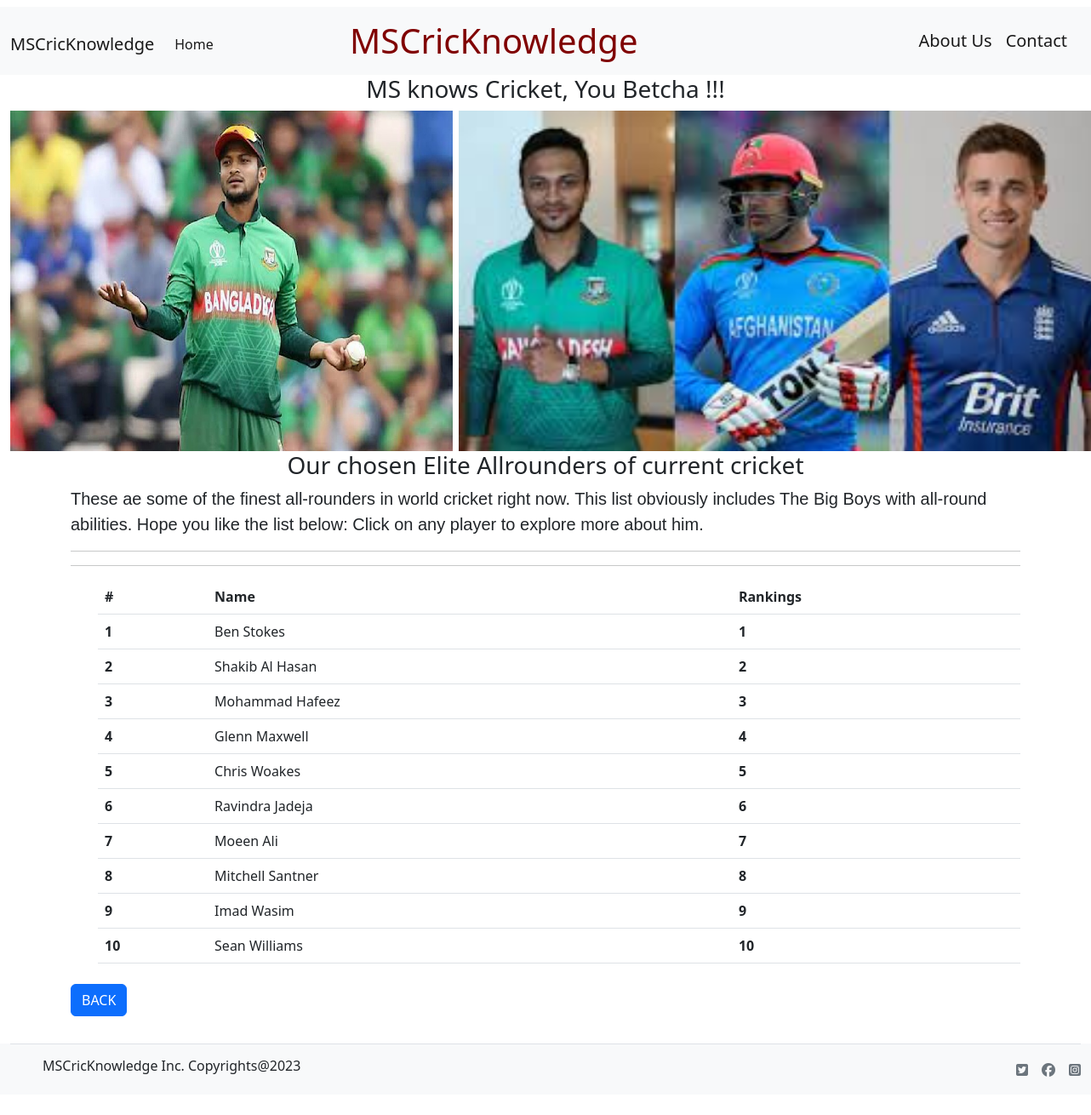
The app's page /statsEliteAllrounders with its own data.
### tables this page shows
CREATE TABLE elite_allrounders (
  id INTEGER NOT NULL PRIMARY KEY AUTOINCREMENT,
  name TEXT NOT NULL,
  country TEXT NOT NULL,
  matches INTEGER NOT NULL,
  runs INTEGER NOT NULL,
  batting_avg REAL NOT NULL,
  wickets INTEGER NOT NULL,
  bowling_avg REAL NOT NULL,
  ranking INTEGER NOT NULL,
  centuries INTEGER NOT NULL,
  fifties INTEGER NOT NULL
);

### main.py (the view)
@app.route('/statsEliteAllrounders')
def statsAR():
    stats = load_eliteARs()
    if not stats:
        return 'Not Found', 404
    else:
        return render_template('statsAR.html', stats=stats)

### main.py (called while the page is built)
def load_eliteARs():
    with engine.connect() as conn:
        statsAR = conn.execute('SELECT * FROM elite_allrounders')
        stats_dict = []
        for stat in statsAR.all():
            stats_dict.append(dict(stat))
        return stats_dict

### templates/statsAR.html (shortened to what this page needs)
{% extends 'base.html' %}
{% block body %}
<div class="container-fluid">
    <div class="row">
        <div class="col-4">
            <img class="img-responsive player-pics1" src="../static/media/eliteARs1.jpg" alt="Allrounders">
        </div>
        <div class="col-8">
            <img class="img-responsive player-pics2" src="../static/media/eliteARs2.jpg" alt="Allrounders">
        </div>
    </div>
    <h3 class="text-center">Our chosen Elite Allrounders of current cricket</h3>
</div>
<div class="container">
    <p class="lead">These ae some of the finest all-rounders in world cricket right now. This list obviously includes The Big Boys with all-round abilities. Hope you like the list below: Click on any player to explore more about him.</p>
    <hr>
    <hr>
    <ul>
        <table class="table">
            <thead>
                <tr>
                    <th scope="col">#</th>
                    <th scope="col">Name</th>
                    <th scope="col">Rankings</th>
                </tr>
            </thead>
            {% for player in stats %}
            <tbody>
                <tr>
                    <th scope="row">{{ loop.index }}</th>
                    <td><a class="navbar-brand" href="/statsEliteAllrounders/{{player.id}}">{{ player.name }}</a></td>
                    <td><b>{{ player.ranking }}</b></td>
                </tr>
            </tbody>
            {% endfor %}
        </table>
    </ul>
    <div class="conatiner">
        <a href="/" type="button" class="btn btn-primary my-2" >BACK</a>
    </div>
</div>
{% endblock %}

### static/css/style.css (style rules this page uses)
body { color: #ebf1f7; }
p { font-family: helvetica; font-weight: 400; }
.player-pics1 { width: 520px; height: 400px; }
.player-pics2 { width: 760px; height: 400px; margin-left: 100px; }

### records on screen
elite_allrounders: name "Ben Stokes", ranking "1"
elite_allrounders: name "Shakib Al Hasan", ranking "2"
elite_allrounders: name "Mohammad Hafeez", ranking "3"
elite_allrounders: name "Glenn Maxwell", ranking "4"
elite_allrounders: name "Chris Woakes", ranking "5"
elite_allrounders: name "Ravindra Jadeja", ranking "6"
elite_allrounders: name "Moeen Ali", ranking "7"
elite_allrounders: name "Mitchell Santner", ranking "8"
elite_allrounders: name "Imad Wasim", ranking "9"
elite_allrounders: name "Sean Williams", ranking "10"
